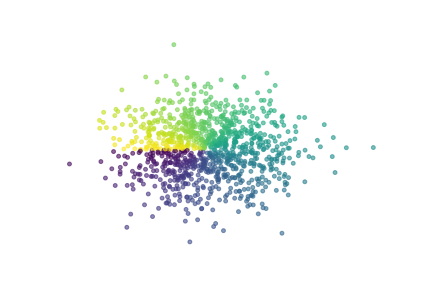

Python code for this plot:
#!/usr/bin/env python3
# -*- coding: utf-8 -*-
"""
Created on Fri Nov  1 23:34:35 2019

@author: alberto
"""

import numpy as np
import matplotlib.pyplot as plt

n = 1024
X = np.random.normal(0, 1, n)
Y = np.random.normal(0, 1, n)

# Scatter plot parameters
# c: color determined by angle of (X,Y)
# s: marker size
# alpha: transparency

plt.scatter(X, Y, c=np.angle(X+Y*1j), s=15, alpha=0.6)

# Hide axis
plt.axis('off')

# Save figure using 72 dots per inch
plt.savefig('scatter_plot.png', dpi=72)

plt.show()
